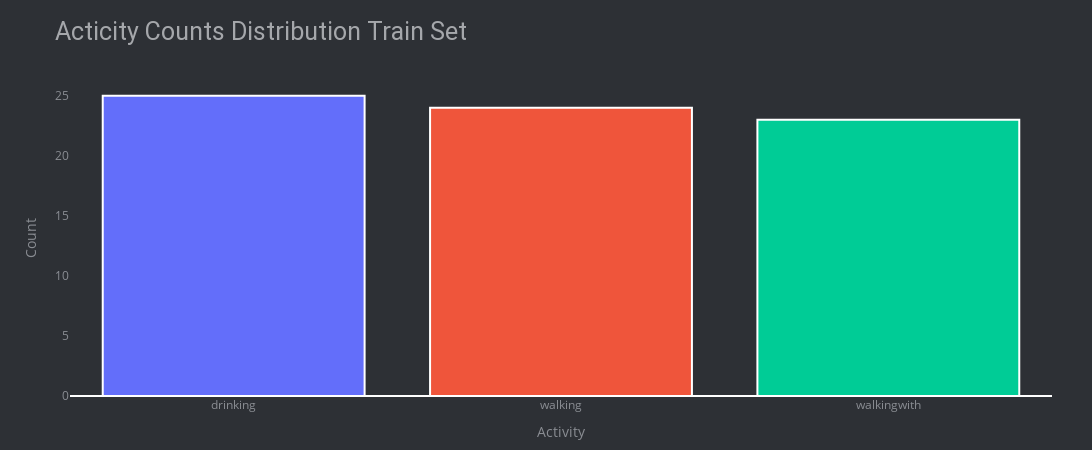

The code cell stored with this chart in its notebook:
### Code cell
# check data balanced or not for train
plt.figure(figsize=(25, 5))
count_plot=sns.countplot(data=df_train, x='subject', hue='Activity')
plt.gca().tick_params(axis='x')
plt.gca().tick_params(axis='y')
plt.xlabel( xlabel='Subjects')
plt.ylabel( ylabel='Activity Counts')
plt.legend(["drinking", "walking", "walkingwith"],bbox_to_anchor = (0.25, 1.1), ncol=6, loc='upper center')
plt.title("Subjects Wise Activity Counts Train Set", fontsize=25, loc='left', pad=50, fontfamily="roboto")
plt.show()


plt.figure(figsize=(5, 5))
label_counts = df_train['Activity'].value_counts()
colors = px.colors.qualitative.Plotly

graph = go.Bar(x=label_counts.index, y=label_counts.values, marker = dict(color = colors))
layout = go.Layout(
    height=450, width=1100,
    title = 'Acticity Counts Distribution Train Set',
    xaxis = dict(title = 'Activity', tickangle=0, showgrid=False),
    yaxis = dict(title = 'Count', showgrid=False),
    plot_bgcolor='#2d3035', paper_bgcolor='#2d3035',
    title_font=dict(size=25, color='#a5a7ab', family='roboto'),
    margin=dict(t=80, b=30, l=70, r=40),
    font=dict(color='#8a8d93'))
fig = go.Figure(data=[graph], layout = layout)
fig.update_traces(textfont=dict(color='#fff'), marker=dict(line=dict(color='#ffffff', width=2)))

iplot(fig)

### Figure 1 — Plotly figure (JSON) as saved in the notebook; plotly's stock layout.template omitted (floating-point values rounded to 4 significant figures)
{"data": [{"marker": {"color": ["#636EFA", "#EF553B", "#00CC96", "#AB63FA", "#FFA15A", "#19D3F3", "#FF6692", "#B6E880", "#FF97FF", "#FECB52"], "line": {"color": "#ffffff", "width": 2}}, "textfont": {"color": "#fff"}, "type": "bar", "x": ["drinking", "walking", "walkingwith"], "y": [25, 24, 23]}], "layout": {"font": {"color": "#8a8d93"}, "height": 450, "margin": {"b": 30, "l": 70, "r": 40, "t": 80}, "paper_bgcolor": "#2d3035", "plot_bgcolor": "#2d3035", "title": {"font": {"color": "#a5a7ab", "family": "roboto", "size": 25}, "text": "Acticity Counts Distribution Train Set"}, "width": 1100, "xaxis": {"showgrid": false, "tickangle": 0, "title": {"text": "Activity"}}, "yaxis": {"showgrid": false, "title": {"text": "Count"}}}}
